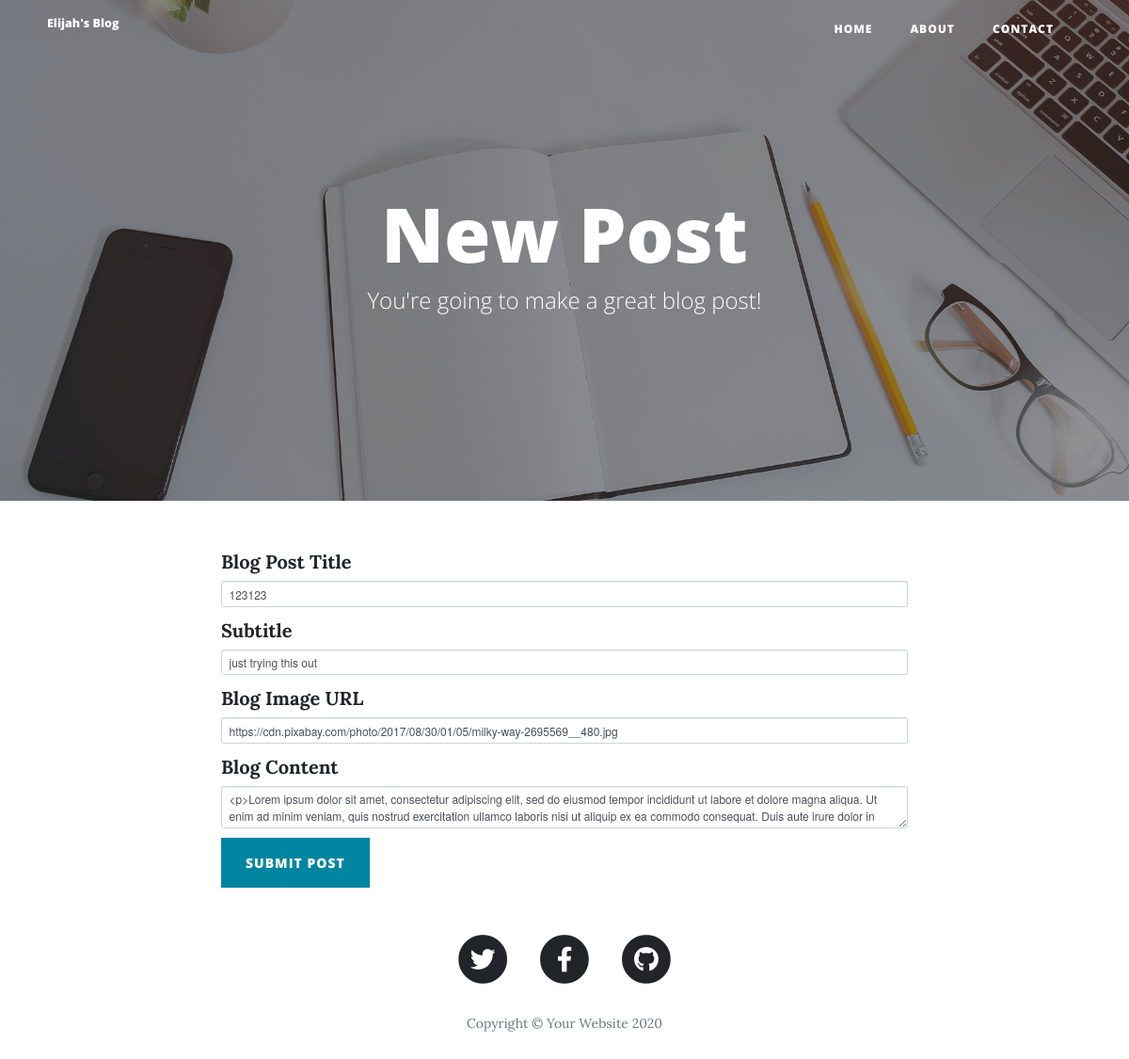
Page /edit-post/1 (signed in) on the earlier database version.
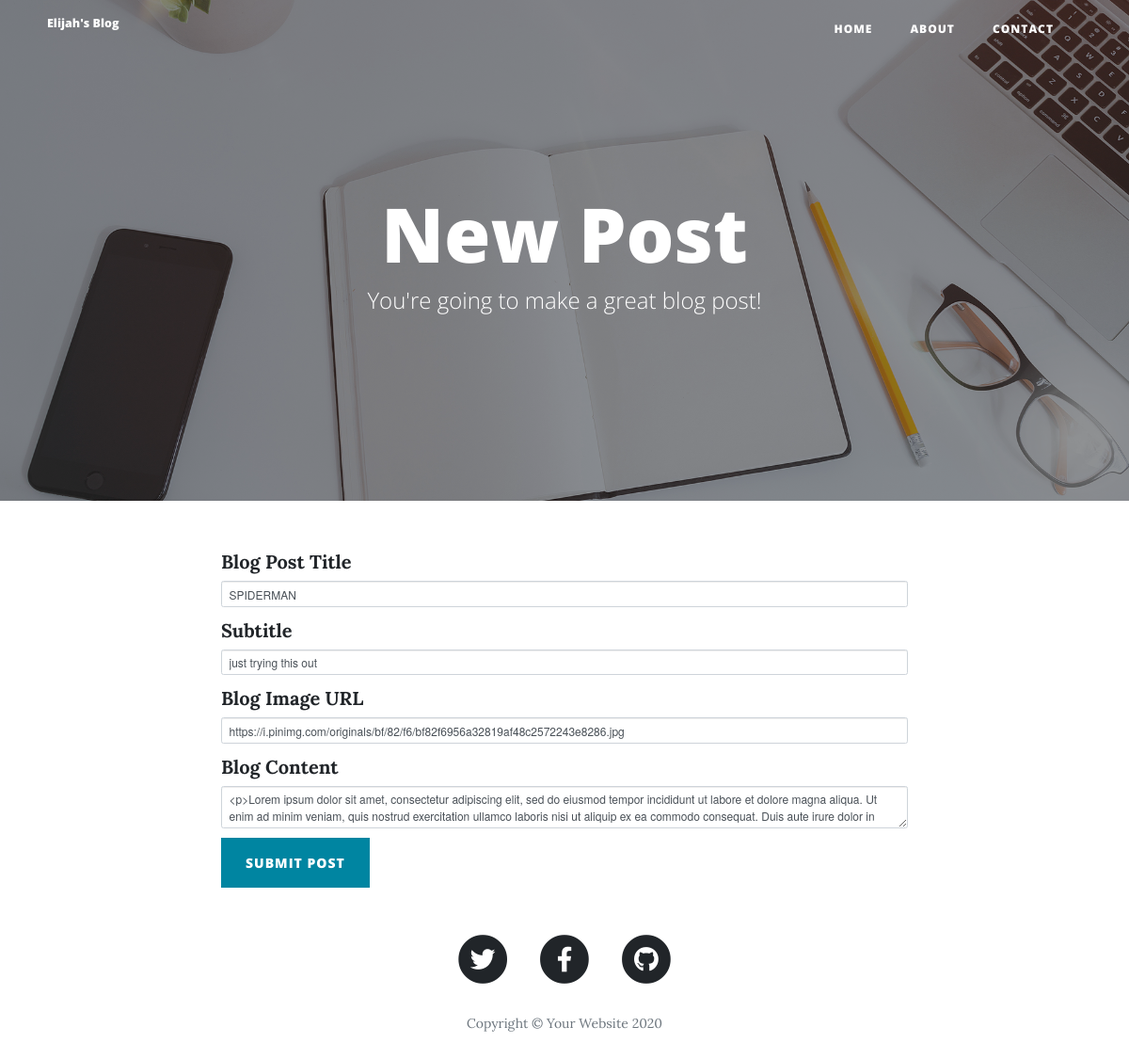
Same page on the later database version.
### main.py (models this page shows)
class BlogPost(db.Model):
    __tablename__ = "blog_posts"
    id = db.Column(db.Integer, primary_key=True)
    author_id = db.Column(db.Integer, db.ForeignKey("users.id"))
    author = relationship("User", back_populates="posts")
    title = db.Column(db.String(250), unique=True, nullable=False)
    subtitle = db.Column(db.String(250), nullable=False)
    date = db.Column(db.String(250), nullable=False)
    body = db.Column(db.Text, nullable=False)
    img_url = db.Column(db.String(250), nullable=False)
    comments = relationship("Comment", back_populates="parent_post")

### main.py (the view, shortened to what this page needs)
@app.route("/edit-post/<int:post_id>", methods=["GET", "POST"])
@admin_only
@login_required
def edit_post(post_id):
    post = BlogPost.query.get(post_id)
    edit_form = CreatePostForm(
        title=post.title,
        subtitle=post.subtitle,
        img_url=post.img_url,
        author=current_user,
        body=post.body
    )
    return render_template("make-post.html", form=edit_form)

### forms.py
class CreatePostForm(FlaskForm):
    title = StringField("Blog Post Title", validators=[DataRequired()])
    subtitle = StringField("Subtitle", validators=[DataRequired()])
    img_url = StringField("Blog Image URL", validators=[DataRequired(), URL()])
    body = CKEditorField("Blog Content", validators=[DataRequired()])
    submit = SubmitField("Submit Post")

### main.py (called while the page is built)
@login_manager.user_loader
def load_user(user_id):
    return User.query.get(int(user_id))

def admin_only(f):
    @wraps(f)
    def decorated_function(*args, **kwargs):
        user_id = current_user.get_id()
        if user_id != "1":
            return abort(403)
        return f(*args, **kwargs)
    return decorated_function

### templates/make-post.html (shortened to what this page needs)
{% extends 'bootstrap/base.html' %}
{% import "bootstrap/wtf.html" as wtf %}
{% block content %}
{% include "header.html" %}
  <header class="masthead" style="background-image: url('{{ url_for('static', filename='img/edit-bg.jpg')}}')">
    <div class="overlay"></div>
    <div class="container">
      <div class="row">
        <div class="col-lg-8 col-md-10 mx-auto">
          <div class="page-heading">
            {% if is_edit: %}
            <h1>Edit Post</h1>
            {% else: %}
            <h1>New Post</h1>
            {% endif %}
            <span class="subheading">You're going to make a great blog post!</span>
          </div>
        </div>
      </div>
    </div>
  </header>
  <div class="container">
    <div class="row">
      <div class="col-lg-8 col-md-10 mx-auto">
        {{ wtf.quick_form(form, novalidate=True, button_map={"submit": "primary"}) }}
      </div>
    </div>
  </div>
{% include "footer.html" %}
{% endblock %}

Differences in the rows shown:
changed BlogPost "just trying this out": title "123123" → "SPIDERMAN"; img_url "https://cdn.pixabay.com/photo/2017/08/30/01/05/milky-way-2695569__480.jpg" → "https://i.pinimg.com/originals/bf/82/f6/bf82f6956a32819af48c2572243e8286.jpg"
